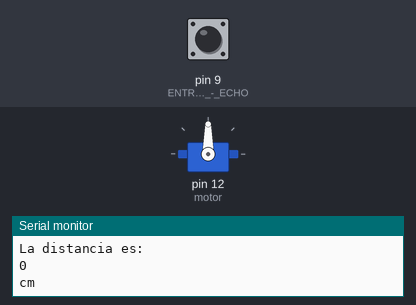
Recording of a sketch running on a simulated Arduino Uno, built with avr-gcc and run on an emulated ATmega328P. On the bench: servo, the last lines printed to the serial monitor. Inputs (shaded band) come from the test bench; at power-on: pin 9 (ENTRADA_-_ECHO) LOW.

Above: at 1.2 s.
1.3 s: pin 9 (ENTRADA_-_ECHO) pulsed HIGH 2 times (0.12 s each, 0.3 s apart)
At 2.9 s:
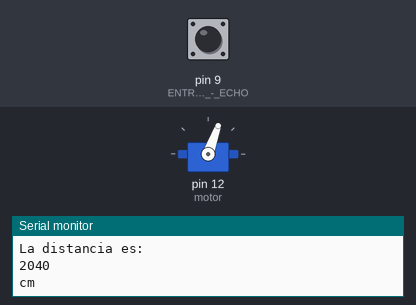
At 4.0 s:
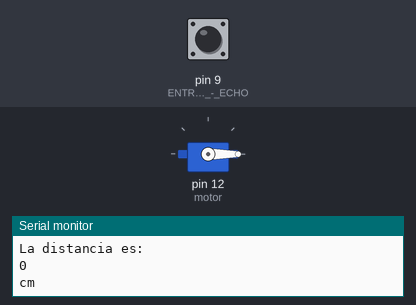
Timing chart, 0 to 5.5 s (numbered marks = the images above; inputs shaded):
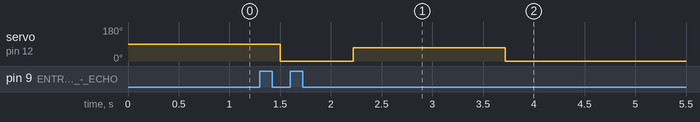

The sketch:

sketch_nov24a.ino
```cpp
long distancia;//longitud de distancia
long tiempo;
#include<Servo.h>
Servo motor;

void setup() {
 Serial.begin(9600);
 pinMode(10, OUTPUT); //SALIDA - TRIG
 pinMode(9, INPUT); // ENTRADA - ECHO
 motor.attach(12);
}

void loop() {

  //TRIG
  digitalWrite(10, LOW);//recibir del pulso del trig
  delayMicroseconds(5);
  digitalWrite(10, HIGH);//envio del pulso del trig
  delayMicroseconds(10);


  //ECHO
  tiempo=pulseIn(9, HIGH); //FORMULA PA MEDIR EL PULSO - ENTRADA
  distancia=long(0.017*tiempo);//FORMULA DISTANCIA

  //IMPRIMIR
  Serial.println("La distancia es: ");
  Serial.println(distancia);
  Serial.println("cm");
  delay(500);

  if(distancia<20){
    motor.write(0);
  }else{
    motor.write(70);
    }
}
```
